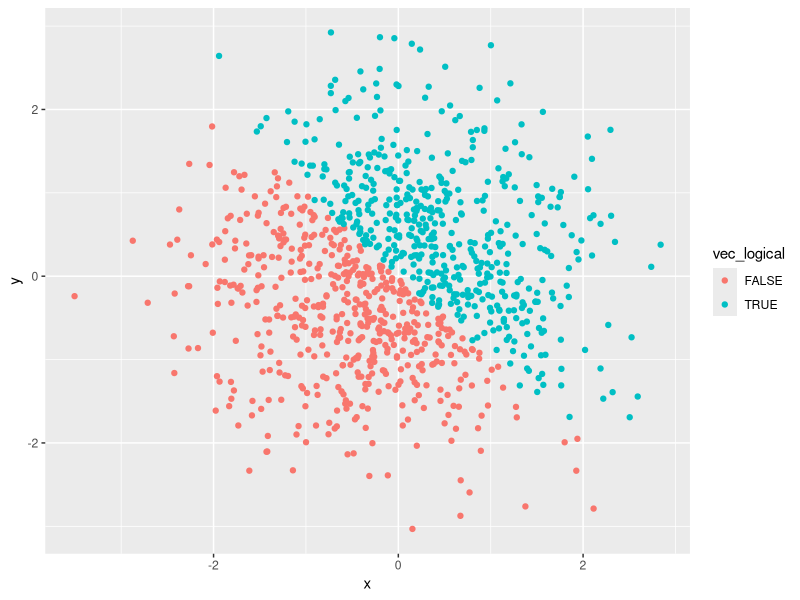
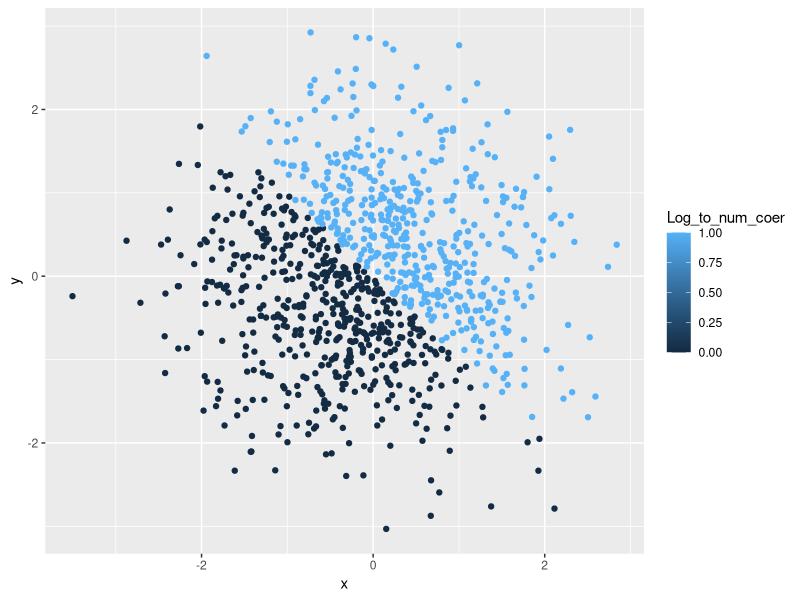
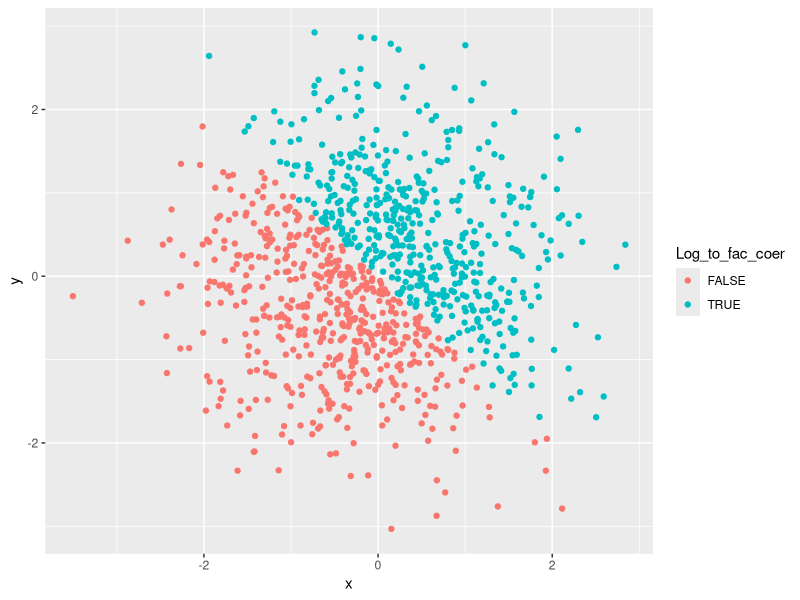

These charts were generated, in order, by the following R code:
## ---- chunk 1

##load library to apply functions

library(tidyverse)

##construct the data frame

p1data = tibble(
  vec_numeric = runif(10,min=0,max=5),
  vec_char = c("a", "b", "c", "d","e","f","g","h","i","j"),
  vec_factor = factor(c("male", "male", "female", "female","male", "male", "female", "female","male", "male")),
  vec_logical = as.logical(vec_numeric>2)
)

##examine classes

class(p1data$vec_logical)
## ---- chunk 2

##convert logical, charater and factor vectors to numberical vectors

Log_to_num = as.numeric(p1data$vec_logical)
Char_to_num = as.numeric(p1data$vec_char)
Fac_to_num = as.numeric(p1data$vec_factor)

##examine classes

class(Log_to_num)
class(Char_to_num)
class(Fac_to_num)
## ---- chunk 3

##convert character variable to factor 

Char_to_fac = factor(p1data$vec_char)

##exaime classes

class(Char_to_fac)
## ---- chunk 4

##convert factor variable to character

Fac_to_char = as.character(p1data$vec_factor)

##exaime classes

class(Fac_to_char)

## ---- chunk 5

p2data = tibble(
  x = rnorm(1000,mean=0),
  y = rnorm(1000,mean=0),
  vec_logical = as.logical(x + y >0),
  
  ##not sure about coersing
  
  Log_to_num_coer = as.numeric (vec_logical),
  Log_to_fac_coer = as.factor(vec_logical)
)

##examine classes

class(p2data$Log_to_num_coer)

## ---- chunk 6
library(ggplot2)

ggplot(p2data,
       aes(y = y, x = x, color = vec_logical)) + geom_point()
ggplot(p2data,
       aes(y = y, x = x, color = Log_to_num_coer)) + geom_point()
ggplot(p2data,
       aes(y = y, x = x, color = Log_to_fac_coer)) + geom_point()
